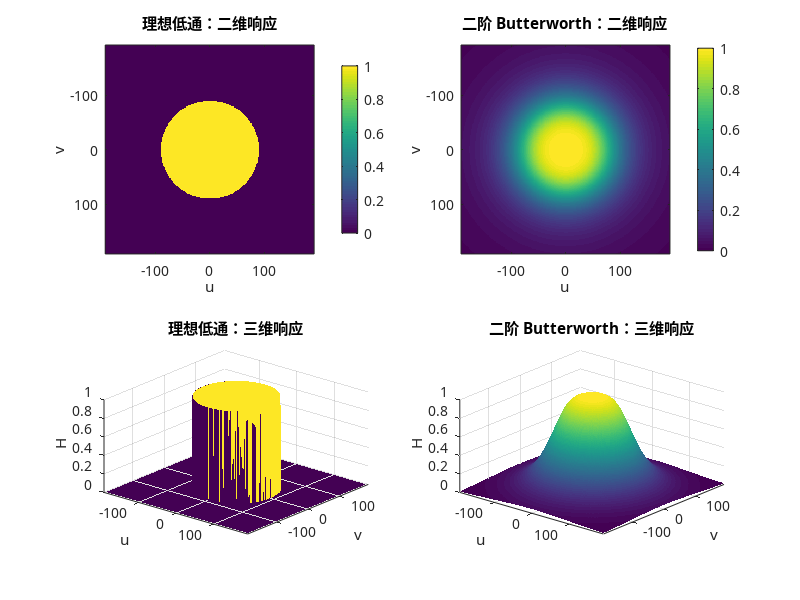

Write the MATLAB code that produced this figure. (Note: this script raises an error after producing the figure.)
function ID_lowpass()
% 理想低通和二阶 Butterworth 低通滤波
root = fileparts(fileparts(mfilename('fullpath')));
out = fullfile(root, 'results', 'lowpass');
if ~exist(out, 'dir'), mkdir(out); end
D0 = 90;
order = 2;

% 构建指定的 384×384 响应
u384 = -192:191;
v384 = -192:191;
[u, v] = meshgrid(u384, v384);
D = sqrt(u.^2 + v.^2);
H_ideal_384 = double(D <= D0);
H_butter_384 = 1 ./ (1 + (D/D0).^(2*order));
assert(isequal(size(H_ideal_384), [384 384]));
assert(H_butter_384(193, 193+90) == 0.5);

f = figure('Visible', 'off', 'Color', 'w', 'Position', [80 80 1150 900], ...
    'DefaultAxesFontName', 'Microsoft YaHei', 'DefaultTextFontName', 'Microsoft YaHei');
% 绘制结果
subplot(2, 2, 1); imagesc(u384, v384, H_ideal_384, [0 1]); axis image; colorbar;
xlabel('u'); ylabel('v'); title('理想低通：二维响应');
subplot(2, 2, 2); imagesc(u384, v384, H_butter_384, [0 1]); axis image; colorbar;
xlabel('u'); ylabel('v'); title('二阶 Butterworth：二维响应');
subplot(2, 2, 3); surf(u384, v384, H_ideal_384, 'EdgeColor', 'none');
view(40, 35); axis tight; zlim([0 1]); xlabel('u'); ylabel('v'); zlabel('H'); title('理想低通：三维响应');
subplot(2, 2, 4); surf(u384, v384, H_butter_384, 'EdgeColor', 'none');
view(40, 35); axis tight; zlim([0 1]); xlabel('u'); ylabel('v'); zlabel('H'); title('二阶 Butterworth：三维响应');
colormap(parula(256)); sgtitle('384×384 频域滤波器响应，截止频率 D_0=90');
drawnow;
exportgraphics(f, fullfile(out, 'lowpass_responses_384.png'), 'Resolution', 180);
close(f);

% 读取大图，补零到 2M×2N
I = imread(fullfile(root, 'images', 'Low illumination.jpg'));
if size(I, 3) == 3, I = rgb2gray(I); end
I = im2double(I);
[M, N] = size(I);
assert(M > 512 && N > 512);
P = 2*M;
Q = 2*N;
[u, v] = meshgrid(-Q/2:Q/2-1, -P/2:P/2-1);
D = sqrt(u.^2 + v.^2);
H_ideal = double(D <= D0);
H_butter = 1 ./ (1 + (D/D0).^(2*order));
clear u v D;

% 频域相乘后反中心化，再逆变换
F = fftshift(fft2(I, P, Q));
assert(isequal(size(F), size(H_ideal), size(H_butter)));
inverse_ideal = ifft2(ifftshift(F .* H_ideal));
inverse_butter = ifft2(ifftshift(F .* H_butter));
imaginary_ideal = max(abs(imag(inverse_ideal(:))));
imaginary_butter = max(abs(imag(inverse_butter(:))));
J_ideal = real(inverse_ideal(1:M, 1:N));
J_butter = real(inverse_butter(1:M, 1:N));
reconstruction = real(ifft2(ifftshift(F)));
reconstruction = reconstruction(1:M, 1:N);
identity_error = max(abs(reconstruction(:)-I(:)));
assert(identity_error < 1e-12 && max(imaginary_ideal, imaginary_butter) < 1e-12);
assert(H_ideal(P/2+1,Q/2+1) == 1 && H_butter(P/2+1,Q/2+1) == 1);
clear F inverse_ideal inverse_butter reconstruction;

% 图像使用固定范围，避免自动拉伸掩盖变化
f = figure('Visible', 'off', 'Color', 'w', 'Position', [80 80 1400 850], ...
    'DefaultAxesFontName', 'Microsoft YaHei', 'DefaultTextFontName', 'Microsoft YaHei');
% 绘制结果
subplot(2, 3, 1); imshow(I, [0 1]); title(sprintf('原图：%d×%d（宽×高）', N, M));
subplot(2, 3, 2); imagesc(H_ideal, [0 1]); axis image off; colorbar; title(sprintf('ILPF：%d×%d（行×列）', P, Q));
subplot(2, 3, 3); imshow(J_ideal, [0 1]); title('理想低通结果，显示 [0,1]');
subplot(2, 3, 4); imshow(I, [0 1]); title('同一幅原图');
subplot(2, 3, 5); imagesc(H_butter, [0 1]); axis image off; colorbar; title(sprintf('BLPF：二阶，D_0=%d', D0));
subplot(2, 3, 6); imshow(J_butter, [0 1]); title('Butterworth 结果，显示 [0,1]');
colormap(gray(256));
sgtitle(sprintf('频域低通：D_0=%d，零延拓到 %d×%d（行×列），左上角裁剪', D0, P, Q));
drawnow;
exportgraphics(f, fullfile(out, 'lowpass_image_comparison.png'), 'Resolution', 180);
close(f);

% 放大同一区域，便于观察边缘和振铃
roi_rows = 360:650;
roi_cols = 100:650;
f = figure('Visible', 'off', 'Color', 'w', 'Position', [80 80 1400 430], ...
    'DefaultAxesFontName', 'Microsoft YaHei', 'DefaultTextFontName', 'Microsoft YaHei');
% 绘制结果
subplot(1, 3, 1); imshow(I(roi_rows,roi_cols), [0 1]); title('原图局部');
subplot(1, 3, 2); imshow(J_ideal(roi_rows,roi_cols), [0 1]); title('理想低通局部');
subplot(1, 3, 3); imshow(J_butter(roi_rows,roi_cols), [0 1]); title('二阶 Butterworth 局部');
sgtitle('相同局部：行 360:650，列 100:650；统一显示 [0,1]');
drawnow;
exportgraphics(f, fullfile(out, 'lowpass_roi_comparison.png'), 'Resolution', 180);
close(f);
fprintf('ID_lowpass PASS: image=%dx%d, padded=%dx%d, identity error=%.6g\n', M, N, P, Q, identity_error);
end
